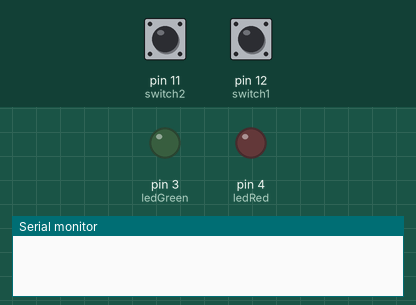
A sketch run on a simulated Arduino Uno, built with avr-gcc and run on an emulated ATmega328P. On the bench: output pins drawn as LEDs (lit = HIGH), the last lines printed to the serial monitor. The inputs (shaded band) are chosen by the test bench; at power-on: pin 11 (switch2) HIGH, pin 12 (switch1) HIGH.

Above: at 1.2 s.
1.3 s: pin 11 (switch2) pulled LOW for 0.15 s
At 1.4 s:
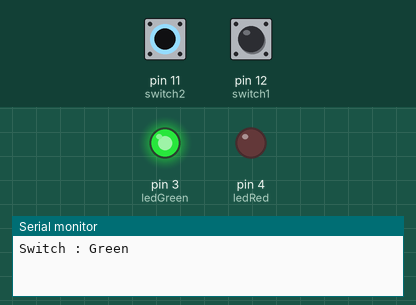
3.0 s: pin 12 (switch1) pulled LOW for 0.15 s
At 3.1 s:
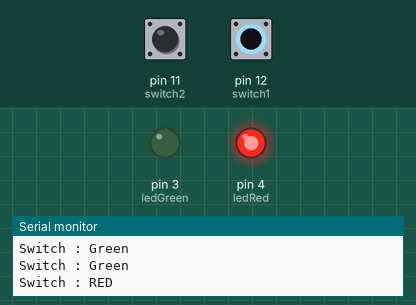
4.7 s: pin 12 (switch1) pulled LOW for 3.2 s
At 9.0 s:
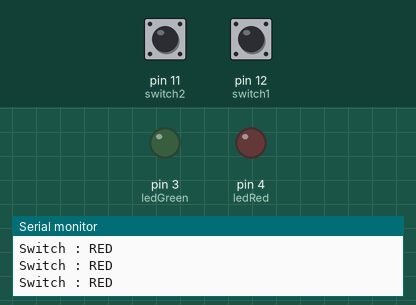
9.4 s: pin 11 (switch2) pulled LOW for 3.2 s
At 10.1 s:
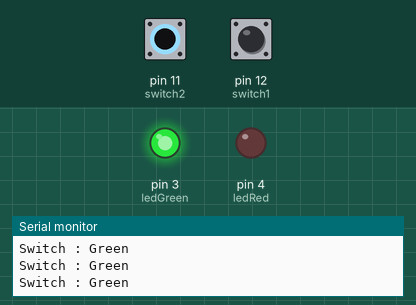
14.1 s: pin 11 (switch2) driven LOW and pin 12 (switch1) driven LOW
At 15.1 s:
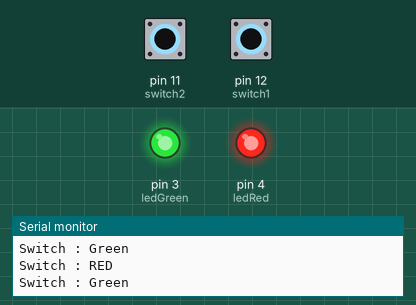
Timing chart, 0 to 16.6 s (numbered marks = the images above; inputs shaded):
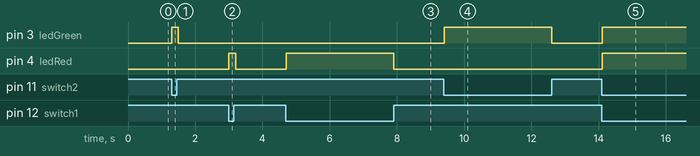

Measured:
- after the input at 1.3 s, pin 3 (ledGreen): LOW → HIGH at once, → LOW 0.20 s later
- after the input at 3.0 s, pin 4 (ledRed): LOW → HIGH at once, → LOW 0.20 s later
- after the input at 4.7 s, pin 4 (ledRed): LOW → HIGH at once, → LOW 3.2 s later
- after the input at 9.4 s, pin 3 (ledGreen): LOW → HIGH at once, → LOW 3.2 s later
- after the input at 14.1 s, pin 3 (ledGreen), pin 4 (ledRed): LOW → HIGH at once

The sketch:

02_PULLUP_02.ino
```cpp
int switch1 = 12;
int switch2 = 11;

int ledRed = 4;
int ledGreen = 3;

void setup() {
  Serial.begin(9600);
  pinMode(switch1, INPUT_PULLUP);
  pinMode(switch2, INPUT_PULLUP);
  pinMode(ledRed, OUTPUT);
  pinMode(ledGreen, OUTPUT);
}

void loop() {
  int SW1 = digitalRead(switch1);
  int SW2 = digitalRead(switch2);

  digitalWrite(ledRed, LOW);
  digitalWrite(ledGreen, LOW);

  if(SW1==LOW){
    Serial.println("Switch : RED");
    digitalWrite(ledRed, HIGH);
  }
  if(SW2==LOW){
    Serial.println("Switch : Green");
    digitalWrite(ledGreen, HIGH);
  }
  delay(100);
}
```
